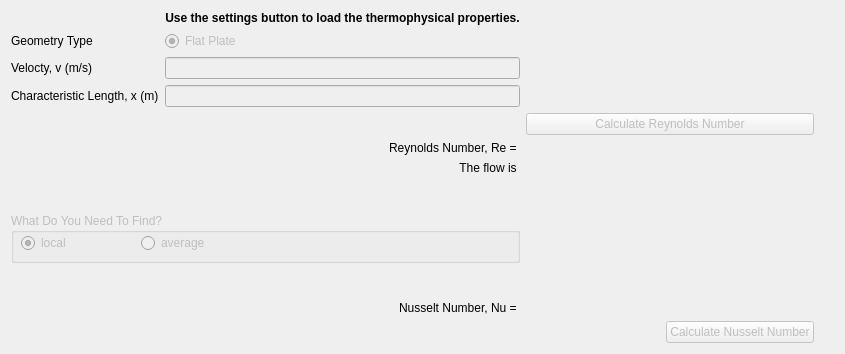
<?xml version="1.0" encoding="UTF-8"?>
<ui version="4.0">
 <class>StuffPanel</class>
 <widget class="QWidget" name="StuffPanel">
  <property name="geometry">
   <rect>
    <x>0</x>
    <y>0</y>
    <width>845</width>
    <height>354</height>
   </rect>
  </property>
  <property name="windowTitle">
   <string>Form</string>
  </property>
  <layout class="QGridLayout" name="gridLayout">
   <item row="9" column="2">
    <widget class="QLabel" name="reynoldsNumberValue">
     <property name="font">
      <font>
       <weight>75</weight>
       <bold>true</bold>
       <underline>true</underline>
      </font>
     </property>
     <property name="autoFillBackground">
      <bool>true</bool>
     </property>
     <property name="text">
      <string/>
     </property>
    </widget>
   </item>
   <item row="13" column="2">
    <layout class="QHBoxLayout" name="horizontalLayout">
     <item>
      <spacer name="horizontalSpacer">
       <property name="orientation">
        <enum>Qt::Horizontal</enum>
       </property>
       <property name="sizeHint" stdset="0">
        <size>
         <width>40</width>
         <height>20</height>
        </size>
       </property>
      </spacer>
     </item>
     <item>
      <widget class="QPushButton" name="printData">
       <property name="enabled">
        <bool>false</bool>
       </property>
       <property name="text">
        <string>Calculate Nusselt Number</string>
       </property>
       <property name="checkable">
        <bool>false</bool>
       </property>
      </widget>
     </item>
    </layout>
   </item>
   <item row="8" column="2">
    <widget class="QPushButton" name="findReynolds">
     <property name="enabled">
      <bool>false</bool>
     </property>
     <property name="text">
      <string>Calculate Reynolds Number</string>
     </property>
    </widget>
   </item>
   <item row="9" column="1">
    <widget class="QLabel" name="reynoldsNumber">
     <property name="text">
      <string>Reynolds Number, Re = </string>
     </property>
     <property name="alignment">
      <set>Qt::AlignRight|Qt::AlignTrailing|Qt::AlignVCenter</set>
     </property>
    </widget>
   </item>
   <item row="7" column="1">
    <widget class="QLineEdit" name="characteristicLengthValue">
     <property name="enabled">
      <bool>false</bool>
     </property>
    </widget>
   </item>
   <item row="1" column="1">
    <widget class="QRadioButton" name="flatPlateRadioButton">
     <property name="enabled">
      <bool>false</bool>
     </property>
     <property name="text">
      <string>Flat Plate</string>
     </property>
     <property name="checkable">
      <bool>true</bool>
     </property>
     <property name="checked">
      <bool>true</bool>
     </property>
    </widget>
   </item>
   <item row="12" column="1">
    <widget class="QLabel" name="nusseltNumberDescriptor">
     <property name="text">
      <string>Nusselt Number, Nu = </string>
     </property>
     <property name="alignment">
      <set>Qt::AlignRight|Qt::AlignTrailing|Qt::AlignVCenter</set>
     </property>
    </widget>
   </item>
   <item row="11" column="0" colspan="2">
    <widget class="QGroupBox" name="resultType">
     <property name="enabled">
      <bool>false</bool>
     </property>
     <property name="sizePolicy">
      <sizepolicy hsizetype="Preferred" vsizetype="Fixed">
       <horstretch>0</horstretch>
       <verstretch>2</verstretch>
      </sizepolicy>
     </property>
     <property name="minimumSize">
      <size>
       <width>10</width>
       <height>50</height>
      </size>
     </property>
     <property name="title">
      <string>What Do You Need To Find?</string>
     </property>
     <widget class="QRadioButton" name="local">
      <property name="geometry">
       <rect>
        <x>10</x>
        <y>20</y>
        <width>95</width>
        <height>20</height>
       </rect>
      </property>
      <property name="text">
       <string>local</string>
      </property>
      <property name="checked">
       <bool>true</bool>
      </property>
     </widget>
     <widget class="QRadioButton" name="average">
      <property name="geometry">
       <rect>
        <x>130</x>
        <y>20</y>
        <width>95</width>
        <height>20</height>
       </rect>
      </property>
      <property name="text">
       <string>average</string>
      </property>
     </widget>
    </widget>
   </item>
   <item row="7" column="0">
    <widget class="QLabel" name="characteristicLengthDescriptor">
     <property name="text">
      <string>Characteristic Length, x (m)</string>
     </property>
    </widget>
   </item>
   <item row="10" column="1">
    <widget class="QLabel" name="flowTypeDescriptor">
     <property name="text">
      <string>The flow is </string>
     </property>
     <property name="alignment">
      <set>Qt::AlignRight|Qt::AlignTrailing|Qt::AlignVCenter</set>
     </property>
    </widget>
   </item>
   <item row="5" column="0">
    <widget class="QLabel" name="velocity">
     <property name="text">
      <string>Velocty, v (m/s)</string>
     </property>
    </widget>
   </item>
   <item row="1" column="2">
    <widget class="QLabel" name="selectedColor">
     <property name="text">
      <string/>
     </property>
    </widget>
   </item>
   <item row="5" column="1">
    <widget class="QLineEdit" name="velocityValue">
     <property name="enabled">
      <bool>false</bool>
     </property>
    </widget>
   </item>
   <item row="12" column="2">
    <widget class="QLabel" name="nusseltNumberValue">
     <property name="font">
      <font>
       <weight>75</weight>
       <bold>true</bold>
       <underline>true</underline>
      </font>
     </property>
     <property name="autoFillBackground">
      <bool>true</bool>
     </property>
     <property name="text">
      <string/>
     </property>
    </widget>
   </item>
   <item row="1" column="0">
    <widget class="QLabel" name="flowGeometry">
     <property name="text">
      <string>Geometry Type</string>
     </property>
    </widget>
   </item>
   <item row="10" column="2">
    <widget class="QLabel" name="flowTypeValue">
     <property name="font">
      <font>
       <weight>75</weight>
       <bold>true</bold>
       <underline>true</underline>
      </font>
     </property>
     <property name="autoFillBackground">
      <bool>true</bool>
     </property>
     <property name="text">
      <string/>
     </property>
    </widget>
   </item>
   <item row="0" column="1">
    <widget class="QLabel" name="instructions1">
     <property name="font">
      <font>
       <weight>75</weight>
       <bold>true</bold>
      </font>
     </property>
     <property name="text">
      <string>Use the settings button to load the thermophysical properties.</string>
     </property>
     <property name="alignment">
      <set>Qt::AlignCenter</set>
     </property>
    </widget>
   </item>
   <item row="11" column="3" rowspan="2">
    <spacer name="verticalSpacer">
     <property name="orientation">
      <enum>Qt::Vertical</enum>
     </property>
     <property name="sizeHint" stdset="0">
      <size>
       <width>20</width>
       <height>40</height>
      </size>
     </property>
    </spacer>
   </item>
   <item row="11" column="2">
    <spacer name="verticalSpacer_2">
     <property name="orientation">
      <enum>Qt::Vertical</enum>
     </property>
     <property name="sizeHint" stdset="0">
      <size>
       <width>20</width>
       <height>40</height>
      </size>
     </property>
    </spacer>
   </item>
  </layout>
 </widget>
 <resources/>
 <connections/>
</ui>
